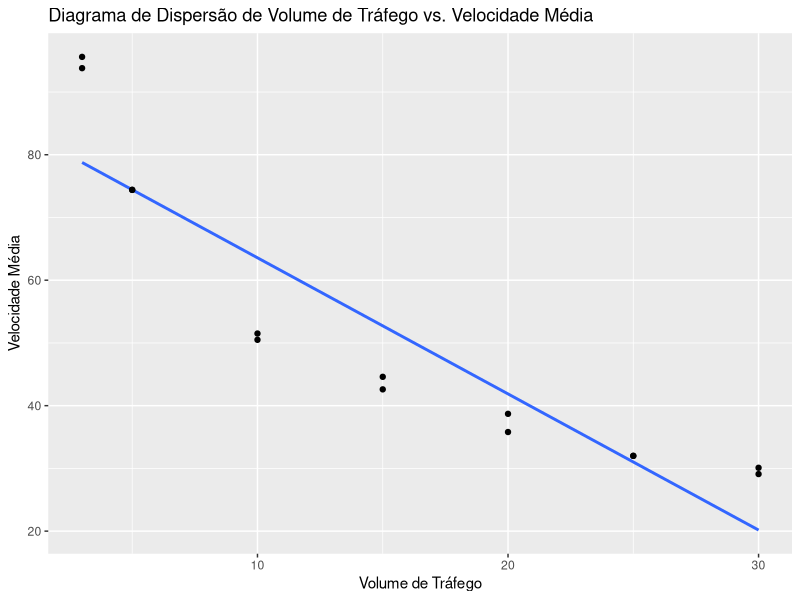

This figure's R source:
library(ggplot2)

dados = data.frame(
  trafego = c(3,3,5,5,10,10,15,15,20,20,25,25,30,30),
  velocidade = c(95.6, 93.8, 74.4, 74.4, 50.5, 51.5, 44.6, 42.6, 35.8, 38.7, 32.0, 32.0, 30.1, 29.1)
)

#Passo 1 e 2:

grafico_dispersao = ggplot(dados, aes(x = trafego, y = velocidade)) + 
  geom_smooth(method='lm', se=FALSE) +
  geom_point() + #pontos de dispersão
  labs(x = "Volume de Tráfego", y = "Velocidade Média") +
  ggtitle("Diagrama de Dispersão de Volume de Tráfego vs. Velocidade Média")

print(grafico_dispersao)

#Passo 3:

cor(dados$trafego,dados$velocidade)

#Passo 4: 
# Sim, as duas variáveis têm um coeficiente de correlação negativa forte de -0.90. 
# Vale notar que esse coeficiente sendo negativo indica que conforme uma variável aumenta a outra diminui, assim como o gráfico indica.